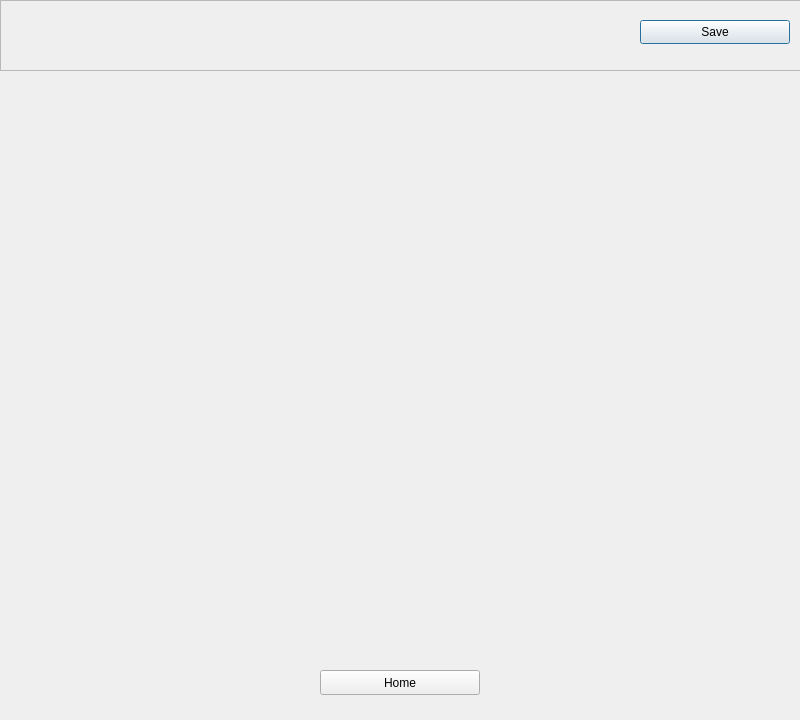
<?xml version="1.0" encoding="UTF-8"?>
<ui version="4.0">
 <class>functionWindow</class>
 <widget class="QDialog" name="functionWindow">
  <property name="geometry">
   <rect>
    <x>0</x>
    <y>0</y>
    <width>800</width>
    <height>720</height>
   </rect>
  </property>
  <property name="minimumSize">
   <size>
    <width>800</width>
    <height>720</height>
   </size>
  </property>
  <property name="maximumSize">
   <size>
    <width>800</width>
    <height>720</height>
   </size>
  </property>
  <property name="windowTitle">
   <string>Dialog</string>
  </property>
  <widget class="QStackedWidget" name="sWFuncWindow">
   <property name="geometry">
    <rect>
     <x>0</x>
     <y>0</y>
     <width>801</width>
     <height>711</height>
    </rect>
   </property>
   <property name="currentIndex">
    <number>0</number>
   </property>
   <widget class="QWidget" name="graphViewer">
    <widget class="QFrame" name="frameFuncWindowBar">
     <property name="geometry">
      <rect>
       <x>0</x>
       <y>0</y>
       <width>801</width>
       <height>71</height>
      </rect>
     </property>
     <property name="frameShape">
      <enum>QFrame::Shape::StyledPanel</enum>
     </property>
     <property name="frameShadow">
      <enum>QFrame::Shadow::Raised</enum>
     </property>
     <widget class="QWidget" name="verticalLayoutWidget">
      <property name="geometry">
       <rect>
        <x>0</x>
        <y>0</y>
        <width>631</width>
        <height>71</height>
       </rect>
      </property>
      <layout class="QVBoxLayout" name="lytfuncWindowBar"/>
     </widget>
     <widget class="QPushButton" name="btnFuncWindowSave">
      <property name="geometry">
       <rect>
        <x>640</x>
        <y>20</y>
        <width>150</width>
        <height>24</height>
       </rect>
      </property>
      <property name="text">
       <string>Save</string>
      </property>
     </widget>
    </widget>
    <widget class="QWidget" name="gridLayoutWidget">
     <property name="geometry">
      <rect>
       <x>80</x>
       <y>90</y>
       <width>641</width>
       <height>611</height>
      </rect>
     </property>
     <layout class="QGridLayout" name="lytFuncWindowCanvas"/>
    </widget>
    <widget class="QPushButton" name="btnFuncWindowHome">
     <property name="geometry">
      <rect>
       <x>320</x>
       <y>670</y>
       <width>160</width>
       <height>25</height>
      </rect>
     </property>
     <property name="text">
      <string>Home</string>
     </property>
    </widget>
   </widget>
   <widget class="QWidget" name="threeDimGraph">
    <widget class="QLineEdit" name="txtTriYUb">
     <property name="geometry">
      <rect>
       <x>430</x>
       <y>360</y>
       <width>200</width>
       <height>21</height>
      </rect>
     </property>
     <property name="placeholderText">
      <string>Enter Y Upper Bound:</string>
     </property>
    </widget>
    <widget class="QLineEdit" name="txtTriYVar">
     <property name="geometry">
      <rect>
       <x>430</x>
       <y>210</y>
       <width>200</width>
       <height>21</height>
      </rect>
     </property>
     <property name="placeholderText">
      <string>Enter Y Axis Title:</string>
     </property>
    </widget>
    <widget class="QGraphicsView" name="gVTri">
     <property name="geometry">
      <rect>
       <x>90</x>
       <y>90</y>
       <width>621</width>
       <height>501</height>
      </rect>
     </property>
    </widget>
    <widget class="QLineEdit" name="txtTriYLb">
     <property name="geometry">
      <rect>
       <x>180</x>
       <y>360</y>
       <width>200</width>
       <height>21</height>
      </rect>
     </property>
     <property name="frame">
      <bool>true</bool>
     </property>
     <property name="placeholderText">
      <string>Enter Y Lower Bound:</string>
     </property>
    </widget>
    <widget class="QPushButton" name="btnTriHome">
     <property name="geometry">
      <rect>
       <x>440</x>
       <y>490</y>
       <width>160</width>
       <height>25</height>
      </rect>
     </property>
     <property name="text">
      <string>Home</string>
     </property>
    </widget>
    <widget class="QLabel" name="lblTriLSide">
     <property name="geometry">
      <rect>
       <x>280</x>
       <y>260</y>
       <width>171</width>
       <height>31</height>
      </rect>
     </property>
     <property name="text">
      <string>Z                       = </string>
     </property>
     <property name="alignment">
      <set>Qt::AlignmentFlag::AlignCenter</set>
     </property>
    </widget>
    <widget class="QPushButton" name="btnTriGraph">
     <property name="geometry">
      <rect>
       <x>210</x>
       <y>490</y>
       <width>160</width>
       <height>25</height>
      </rect>
     </property>
     <property name="text">
      <string>Graph</string>
     </property>
    </widget>
    <widget class="QLineEdit" name="txtTriXLb">
     <property name="geometry">
      <rect>
       <x>180</x>
       <y>310</y>
       <width>200</width>
       <height>21</height>
      </rect>
     </property>
     <property name="frame">
      <bool>true</bool>
     </property>
     <property name="placeholderText">
      <string>Enter X Lower Bound:</string>
     </property>
    </widget>
    <widget class="QLineEdit" name="txtTriRSide">
     <property name="geometry">
      <rect>
       <x>430</x>
       <y>260</y>
       <width>200</width>
       <height>21</height>
      </rect>
     </property>
     <property name="placeholderText">
      <string>Enter Right Hand Side Of Equation:</string>
     </property>
    </widget>
    <widget class="QLineEdit" name="txtTriXVar">
     <property name="geometry">
      <rect>
       <x>180</x>
       <y>210</y>
       <width>200</width>
       <height>21</height>
      </rect>
     </property>
     <property name="frame">
      <bool>true</bool>
     </property>
     <property name="placeholderText">
      <string>Enter X Axis Title:</string>
     </property>
    </widget>
    <widget class="QLineEdit" name="txtTriXUb">
     <property name="geometry">
      <rect>
       <x>430</x>
       <y>310</y>
       <width>200</width>
       <height>21</height>
      </rect>
     </property>
     <property name="placeholderText">
      <string>Enter X Upper Bound:</string>
     </property>
    </widget>
    <zorder>gVTri</zorder>
    <zorder>txtTriYUb</zorder>
    <zorder>txtTriYVar</zorder>
    <zorder>txtTriYLb</zorder>
    <zorder>btnTriHome</zorder>
    <zorder>lblTriLSide</zorder>
    <zorder>btnTriGraph</zorder>
    <zorder>txtTriXLb</zorder>
    <zorder>txtTriRSide</zorder>
    <zorder>txtTriXVar</zorder>
    <zorder>txtTriXUb</zorder>
   </widget>
   <widget class="QWidget" name="twoDimGraph">
    <widget class="QLineEdit" name="txtTwoYUb">
     <property name="geometry">
      <rect>
       <x>430</x>
       <y>360</y>
       <width>200</width>
       <height>21</height>
      </rect>
     </property>
     <property name="placeholderText">
      <string>Enter Y Upper Bound:</string>
     </property>
    </widget>
    <widget class="QLineEdit" name="txtTwoRSide">
     <property name="geometry">
      <rect>
       <x>430</x>
       <y>260</y>
       <width>200</width>
       <height>21</height>
      </rect>
     </property>
     <property name="placeholderText">
      <string>Enter Right Hand Side Of Equation:</string>
     </property>
    </widget>
    <widget class="QLineEdit" name="txtTwoYLb">
     <property name="geometry">
      <rect>
       <x>180</x>
       <y>360</y>
       <width>200</width>
       <height>21</height>
      </rect>
     </property>
     <property name="frame">
      <bool>true</bool>
     </property>
     <property name="placeholderText">
      <string>Enter Y Lower Bound:</string>
     </property>
    </widget>
    <widget class="QGraphicsView" name="gVTwo">
     <property name="geometry">
      <rect>
       <x>90</x>
       <y>90</y>
       <width>621</width>
       <height>501</height>
      </rect>
     </property>
    </widget>
    <widget class="QPushButton" name="btnTwoHome">
     <property name="geometry">
      <rect>
       <x>440</x>
       <y>490</y>
       <width>160</width>
       <height>25</height>
      </rect>
     </property>
     <property name="text">
      <string>Home</string>
     </property>
    </widget>
    <widget class="QLineEdit" name="txtTwoXVar">
     <property name="geometry">
      <rect>
       <x>180</x>
       <y>210</y>
       <width>200</width>
       <height>21</height>
      </rect>
     </property>
     <property name="frame">
      <bool>true</bool>
     </property>
     <property name="placeholderText">
      <string>Enter X Axis Title:</string>
     </property>
    </widget>
    <widget class="QLineEdit" name="txtTwoXUb">
     <property name="geometry">
      <rect>
       <x>430</x>
       <y>310</y>
       <width>200</width>
       <height>21</height>
      </rect>
     </property>
     <property name="placeholderText">
      <string>Enter X Upper Bound:</string>
     </property>
    </widget>
    <widget class="QLineEdit" name="txtTwoYVar">
     <property name="geometry">
      <rect>
       <x>430</x>
       <y>210</y>
       <width>200</width>
       <height>21</height>
      </rect>
     </property>
     <property name="placeholderText">
      <string>Enter Y Axis Title:</string>
     </property>
    </widget>
    <widget class="QLineEdit" name="txtTwoXLb">
     <property name="geometry">
      <rect>
       <x>180</x>
       <y>310</y>
       <width>200</width>
       <height>21</height>
      </rect>
     </property>
     <property name="frame">
      <bool>true</bool>
     </property>
     <property name="placeholderText">
      <string>Enter X Lower Bound:</string>
     </property>
    </widget>
    <widget class="QPushButton" name="btnTwoGraph">
     <property name="geometry">
      <rect>
       <x>210</x>
       <y>490</y>
       <width>160</width>
       <height>25</height>
      </rect>
     </property>
     <property name="text">
      <string>Graph</string>
     </property>
    </widget>
    <widget class="QLabel" name="lblTwoYEq">
     <property name="geometry">
      <rect>
       <x>280</x>
       <y>260</y>
       <width>171</width>
       <height>31</height>
      </rect>
     </property>
     <property name="text">
      <string>Y                       = </string>
     </property>
     <property name="alignment">
      <set>Qt::AlignmentFlag::AlignCenter</set>
     </property>
    </widget>
    <zorder>gVTwo</zorder>
    <zorder>txtTwoYUb</zorder>
    <zorder>txtTwoRSide</zorder>
    <zorder>txtTwoYLb</zorder>
    <zorder>btnTwoHome</zorder>
    <zorder>txtTwoXVar</zorder>
    <zorder>txtTwoXUb</zorder>
    <zorder>txtTwoYVar</zorder>
    <zorder>txtTwoXLb</zorder>
    <zorder>btnTwoGraph</zorder>
    <zorder>lblTwoYEq</zorder>
   </widget>
   <widget class="QWidget" name="implicitGraph">
    <widget class="QGraphicsView" name="gVImp">
     <property name="geometry">
      <rect>
       <x>90</x>
       <y>90</y>
       <width>621</width>
       <height>501</height>
      </rect>
     </property>
    </widget>
    <widget class="QLineEdit" name="txtImpXVar">
     <property name="geometry">
      <rect>
       <x>180</x>
       <y>200</y>
       <width>200</width>
       <height>21</height>
      </rect>
     </property>
     <property name="frame">
      <bool>true</bool>
     </property>
     <property name="placeholderText">
      <string>Enter X Axis Title:</string>
     </property>
    </widget>
    <widget class="QLineEdit" name="txtImpYVar">
     <property name="geometry">
      <rect>
       <x>430</x>
       <y>200</y>
       <width>200</width>
       <height>21</height>
      </rect>
     </property>
     <property name="placeholderText">
      <string>Enter Y Axis Title:</string>
     </property>
    </widget>
    <widget class="QLineEdit" name="txtImpRSide">
     <property name="geometry">
      <rect>
       <x>430</x>
       <y>250</y>
       <width>200</width>
       <height>21</height>
      </rect>
     </property>
     <property name="placeholderText">
      <string>Enter Right Hand Side Of Equation:</string>
     </property>
    </widget>
    <widget class="QLineEdit" name="txtImpLSide">
     <property name="geometry">
      <rect>
       <x>182</x>
       <y>250</y>
       <width>200</width>
       <height>21</height>
      </rect>
     </property>
     <property name="frame">
      <bool>true</bool>
     </property>
     <property name="placeholderText">
      <string>Enter Left Hand Side Of Equation:</string>
     </property>
    </widget>
    <widget class="QLineEdit" name="txtImpXUb">
     <property name="geometry">
      <rect>
       <x>430</x>
       <y>300</y>
       <width>200</width>
       <height>21</height>
      </rect>
     </property>
     <property name="placeholderText">
      <string>Enter X Upper Bound:</string>
     </property>
    </widget>
    <widget class="QLineEdit" name="txtImpXLb">
     <property name="geometry">
      <rect>
       <x>180</x>
       <y>300</y>
       <width>200</width>
       <height>21</height>
      </rect>
     </property>
     <property name="frame">
      <bool>true</bool>
     </property>
     <property name="placeholderText">
      <string>Enter X Lower Bound:</string>
     </property>
    </widget>
    <widget class="QLineEdit" name="txtImpYUb">
     <property name="geometry">
      <rect>
       <x>430</x>
       <y>350</y>
       <width>200</width>
       <height>21</height>
      </rect>
     </property>
     <property name="placeholderText">
      <string>Enter Y Upper Bound:</string>
     </property>
    </widget>
    <widget class="QLineEdit" name="txtImpYLb">
     <property name="geometry">
      <rect>
       <x>180</x>
       <y>350</y>
       <width>200</width>
       <height>21</height>
      </rect>
     </property>
     <property name="frame">
      <bool>true</bool>
     </property>
     <property name="placeholderText">
      <string>Enter Y Lower Bound:</string>
     </property>
    </widget>
    <widget class="QPushButton" name="btnImpGraph">
     <property name="geometry">
      <rect>
       <x>210</x>
       <y>480</y>
       <width>160</width>
       <height>25</height>
      </rect>
     </property>
     <property name="text">
      <string>Graph</string>
     </property>
    </widget>
    <widget class="QPushButton" name="btnImpHome">
     <property name="geometry">
      <rect>
       <x>440</x>
       <y>480</y>
       <width>160</width>
       <height>25</height>
      </rect>
     </property>
     <property name="text">
      <string>Home</string>
     </property>
    </widget>
   </widget>
  </widget>
 </widget>
 <tabstops>
  <tabstop>txtTriXVar</tabstop>
  <tabstop>txtTriYVar</tabstop>
  <tabstop>txtTriRSide</tabstop>
  <tabstop>txtTriXLb</tabstop>
  <tabstop>txtTriXUb</tabstop>
  <tabstop>txtTriYLb</tabstop>
  <tabstop>txtTriYUb</tabstop>
  <tabstop>btnTriGraph</tabstop>
  <tabstop>btnTriHome</tabstop>
  <tabstop>txtTwoXVar</tabstop>
  <tabstop>txtTwoYVar</tabstop>
  <tabstop>txtTwoRSide</tabstop>
  <tabstop>txtTwoXLb</tabstop>
  <tabstop>txtTwoXUb</tabstop>
  <tabstop>txtTwoYLb</tabstop>
  <tabstop>txtTwoYUb</tabstop>
  <tabstop>btnTwoGraph</tabstop>
  <tabstop>btnTwoHome</tabstop>
  <tabstop>txtImpXVar</tabstop>
  <tabstop>txtImpYVar</tabstop>
  <tabstop>txtImpLSide</tabstop>
  <tabstop>txtImpRSide</tabstop>
  <tabstop>txtImpXLb</tabstop>
  <tabstop>txtImpXUb</tabstop>
  <tabstop>txtImpYLb</tabstop>
  <tabstop>txtImpYUb</tabstop>
  <tabstop>btnImpGraph</tabstop>
  <tabstop>btnImpHome</tabstop>
  <tabstop>btnFuncWindowSave</tabstop>
  <tabstop>btnFuncWindowHome</tabstop>
  <tabstop>gVImp</tabstop>
  <tabstop>gVTwo</tabstop>
  <tabstop>gVTri</tabstop>
 </tabstops>
 <resources/>
 <connections/>
</ui>
